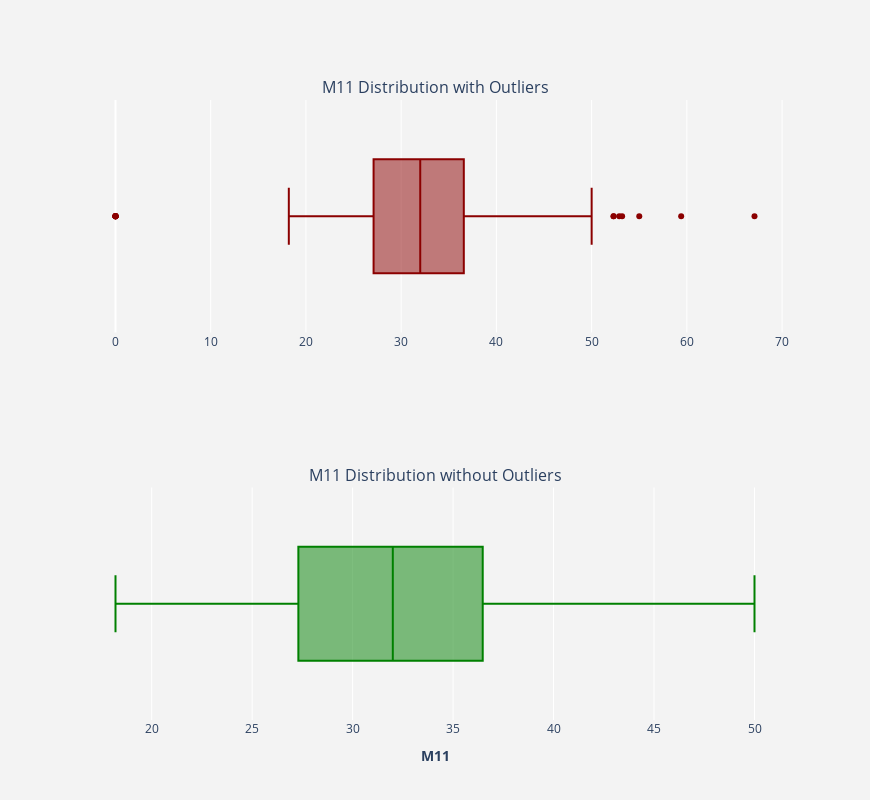

The notebook cell saved with this chart:
### Markdown cell above
# Age remove outlines

### Code cell
"""Plot Weight with and without outliers."""
plotBoxPlot(X.M11,removeOutliers(X.M11))

### Figure 1 — Plotly figure (JSON) as saved in the notebook; plotly's stock layout.template omitted (floating-point values rounded to 4 significant figures; data arrays with more than 128 entries replaced by an {"elided": "..."} marker saying what was removed)
{"data": [{"marker": {"color": "darkred"}, "name": "", "type": "box", "x": {"elided": "599 float values"}, "xaxis": "x", "yaxis": "y"}, {"marker": {"color": "green"}, "name": "", "type": "box", "x": {"elided": "583 float values"}, "xaxis": "x2", "yaxis": "y2"}], "layout": {"annotations": [{"font": {"size": 16}, "showarrow": false, "text": "M11 Distribution with Outliers", "x": 0.5, "xanchor": "center", "xref": "paper", "y": 1, "yanchor": "bottom", "yref": "paper"}, {"font": {"size": 16}, "showarrow": false, "text": "M11 Distribution without Outliers", "x": 0.5, "xanchor": "center", "xref": "paper", "y": 0.375, "yanchor": "bottom", "yref": "paper"}], "height": 800, "paper_bgcolor": "rgb(243, 243, 243)", "plot_bgcolor": "rgb(243, 243, 243)", "showlegend": false, "width": 870, "xaxis": {"anchor": "y", "domain": [0, 1]}, "xaxis2": {"anchor": "y2", "domain": [0, 1], "title": {"text": "<b>M11</b>"}}, "yaxis": {"anchor": "x", "domain": [0.625, 1]}, "yaxis2": {"anchor": "x2", "domain": [0, 0.375]}}}
